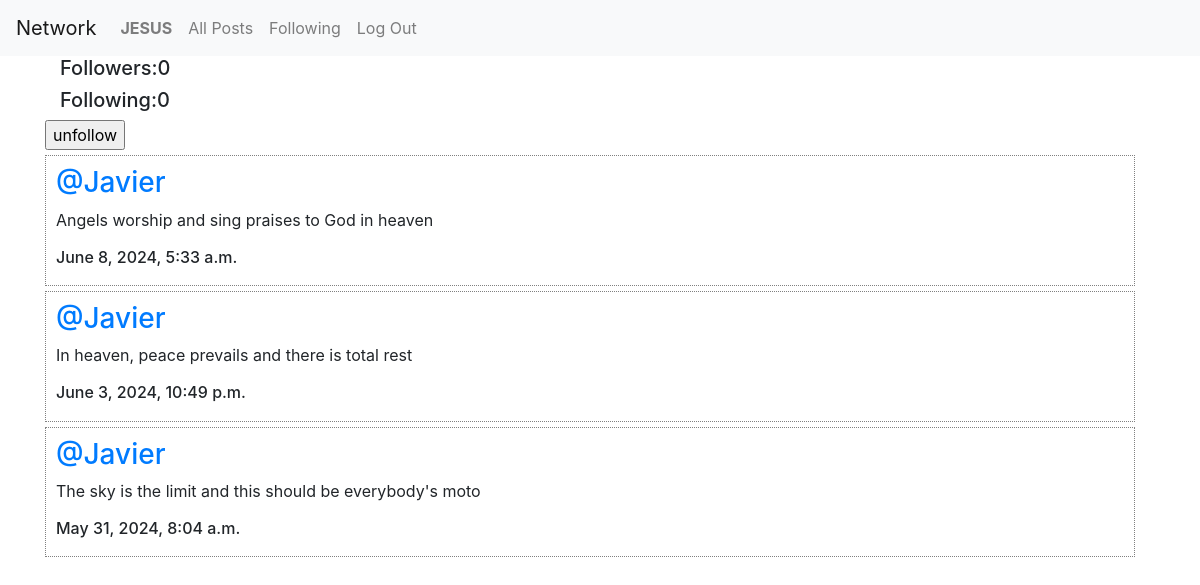
Screenshot of /profile/3 (signed in) with the database file from the repository.
### network/models.py (models this page shows, shortened)
class User(AbstractUser):
    pass

class Post(models.Model):
    user = models.ForeignKey(User, on_delete=models.CASCADE, related_name= "sender")
    information = models.CharField(max_length= 165)
    date = models.DateTimeField(auto_now_add= True)

### network/views.py (the view)
# urls.py: path("profile/<int:user_id>", views.profile, name="profile"),
def profile(request, user_id):
    user= User.objects.get(pk=user_id)
    all_posts= Post.objects.filter(user=user).order_by("id").reverse()
    following= Follow.objects.filter(user=user)
    followers= Follow.objects.filter(user_follower=user)
    try:
        verify_follow= followers.filter(user=User.objects.get(pk=request.user.id))
        if len(verify_follow) != 0:
            is_following = True
        else:
            is_following = False
    except:
            is_following != True
    paginator = Paginator(all_posts, 10)
    page_number = request.GET.get('page')
    page_posts= paginator.get_page(page_number)
    return render(request, "network/profile.html", {
                "all_posts":all_posts,
                "page_posts":page_posts,
                "username":user.username,
                "following":following,
                "followers":followers,
                "is_following":is_following,
                "user_identity":user,
    })

### network/templates/network/profile.html (shortened to what this page needs)
{% extends "network/layout.html" %}
{% load static %}
{% block body %}
    <div class="container">
        <div class="">
            <h5 class="col-6">Followers:{{followers.count}}</h5>
            <h5 class="col-6">Following:{{following.count}}</h5>
            {% if user.is_authenticated %}
                {% if user != user_identity %}
                    {% if is_following %}
                    <form action="{% url 'follow' %}" method="post">
                        {% csrf_token %}
                        <input type="hidden" name="follow1" value="{{user_identity}}"/>
                        <input type="submit" value="follow"/>
                    </form>
                {% else %}
                    <form action="{% url 'unfollow' %}" method="post">
                        <input type="submit" value="unfollow"/>
                    </form>
                    {% endif %}
                {% endif %}
            {% endif%}
    </div>
    <div class= "allPosts">
        {% for post in page_posts %}
            <div class= "post_2">
                <h3 class="username"><a href="{% url 'profile' user_id=post.user.id %}">@{{post.user}}</a></h3>
                <p class="information">{{post.information}}</p>
                <h6 class="date">{{post.date}}</h6>
            </div>
        {% endfor %}
    </div>
{% endblock %}

### network/templates/network/layout.html (shortened to what this page needs)
{% load static %}
<!DOCTYPE html>
<html lang="en">
    <head>
        <link rel="stylesheet" href="https://stackpath.bootstrapcdn.com/bootstrap/4.4.1/css/bootstrap.min.css">
        <link href="{% static 'network/style.css' %}" rel="stylesheet">
        <link rel="stylesheet" href="https://cdnjs.cloudflare.com/ajax/libs/font-awesome/4.7.0/css/font-awesome.min.css">
    </head>
    <body>
        <nav class="navbar navbar-expand-lg navbar-light bg-light">
            <a class="navbar-brand" href="{% url 'index' %}">Network</a>
            <div>
              <ul class="navbar-nav mr-auto">
                {% if user.is_authenticated %}
                    <li class="nav-item">
                        <a class="nav-link" href="{% url 'profile' user_id=user.id %}"><strong>{{ user.username }}</strong></a>
                    </li>
                {% endif %}
                    <li class="nav-item">
                        <a class="nav-link" href="{% url 'index' %}">All Posts</a>
                    </li>
                {% if user.is_authenticated %}
                    <li class="nav-item">
                        <a class="nav-link" href="{% url 'following' %}">Following</a>
                    </li>
                    <li class="nav-item">
                        <a class="nav-link" href="{% url 'logout' %}">Log Out</a>
                    </li>
                {% endif %}
              </ul>
            </div>
          </nav>
        <div class="body">
            {% block body %}
            {% endblock %}
        </div>
    </body>
</html>

### network/static/network/style.css (style rules this page uses)
.post_2 { border: 1px dotted grey; margin-top:5px; margin-bottom:5px; display:flex; justify-content:center; flex-direction:column;margin-right:20px; padding:10px; }

### network/templates/network/profile.html (style rules this page uses)
.post_2 { border:1px dotted grey; margin-top:5px; margin-bottom:5px; display:flex; justify-content:center; flex-direction:column;margin-right:20px; padding:10px; }

### rows the page displays
User: username "JESUS"
Post: user "Javier", information "Angels worship and sing praises to God in heaven", date "June 8, 2024, 5:33 a.m."
Post: user "Javier", information "In heaven, peace prevails and there is total rest", date "June 3, 2024, 10:49 p.m."
Post: user "Javier", information "The sky is the limit and this should be everybody's moto", date "May 31, 2024, 8:04 a.m."

### other values shown
{{ followers.count }} "0"
{{ following.count }} "0"
